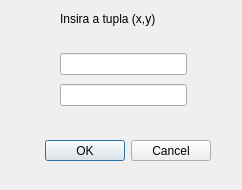
<?xml version="1.0" encoding="UTF-8"?>
<ui version="4.0">
 <class>PointInsert</class>
 <widget class="QDialog" name="PointInsert">
  <property name="geometry">
   <rect>
    <x>0</x>
    <y>0</y>
    <width>242</width>
    <height>190</height>
   </rect>
  </property>
  <property name="windowTitle">
   <string>Dialog</string>
  </property>
  <widget class="QDialogButtonBox" name="buttonBox">
   <property name="geometry">
    <rect>
     <x>40</x>
     <y>140</y>
     <width>171</width>
     <height>21</height>
    </rect>
   </property>
   <property name="orientation">
    <enum>Qt::Horizontal</enum>
   </property>
   <property name="standardButtons">
    <set>QDialogButtonBox::Cancel|QDialogButtonBox::Ok</set>
   </property>
  </widget>
  <widget class="QWidget" name="layoutWidget">
   <property name="geometry">
    <rect>
     <x>60</x>
     <y>50</y>
     <width>127</width>
     <height>60</height>
    </rect>
   </property>
   <layout class="QVBoxLayout" name="verticalLayout">
    <item>
     <widget class="QLineEdit" name="campoX">
      <property name="text">
       <string/>
      </property>
     </widget>
    </item>
    <item>
     <widget class="QLineEdit" name="campoY">
      <property name="text">
       <string/>
      </property>
     </widget>
    </item>
   </layout>
  </widget>
  <widget class="QLabel" name="label">
   <property name="geometry">
    <rect>
     <x>60</x>
     <y>10</y>
     <width>141</width>
     <height>18</height>
    </rect>
   </property>
   <property name="text">
    <string>Insira a tupla (x,y)</string>
   </property>
  </widget>
 </widget>
 <resources/>
 <connections>
  <connection>
   <sender>buttonBox</sender>
   <signal>rejected()</signal>
   <receiver>PointInsert</receiver>
   <slot>reject()</slot>
   <hints>
    <hint type="sourcelabel">
     <x>316</x>
     <y>260</y>
    </hint>
    <hint type="destinationlabel">
     <x>286</x>
     <y>274</y>
    </hint>
   </hints>
  </connection>
  <connection>
   <sender>buttonBox</sender>
   <signal>accepted()</signal>
   <receiver>PointInsert</receiver>
   <slot>accept()</slot>
   <hints>
    <hint type="sourcelabel">
     <x>248</x>
     <y>254</y>
    </hint>
    <hint type="destinationlabel">
     <x>157</x>
     <y>274</y>
    </hint>
   </hints>
  </connection>
 </connections>
</ui>
